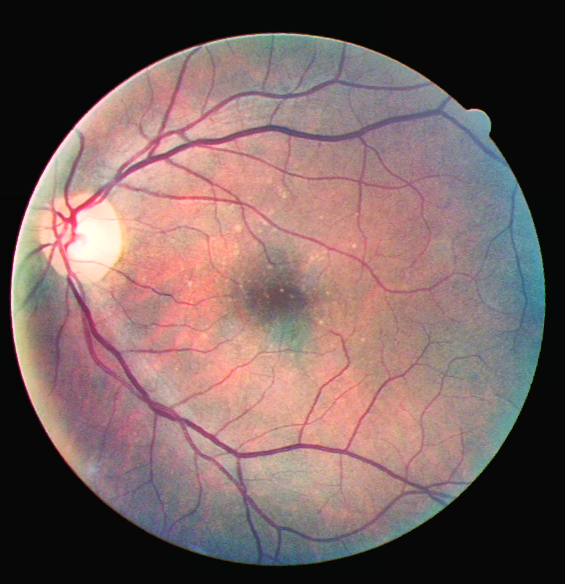
#> input picture augmentation image/21_0_0_training.tiff, 565 x 584 px
$ python -i create_masks.py   (imports and definitions only)
#> lines starting #> are read from the running program, lines starting #| are printed output that depends on the picture; after the words box and inside, x2 and y2 are one past the last pixel; in counts of white or black regions, pixels touching at a corner belong together
import cv2
import numpy as np
import matplotlib.pyplot as plt

def create_mask(image_path, save_path):
    """Creat mask for input image as same size
    """
#> called with save_path = 'out.png'
    image = plt.imread(image_path)
#> image is the input picture: shape (584, 565, 4); mean R, G, B, A 119.8, 97.2, 95.5, 255
    img_name = image_path.split("\\")[-1].split(".")[0]
    # if use plt to read image, didn't change COLOR BGR2RGB
    gray = cv2.cvtColor(image, cv2.COLOR_BGR2RGB)
    gray = cv2.cvtColor(gray, cv2.COLOR_RGB2GRAY)
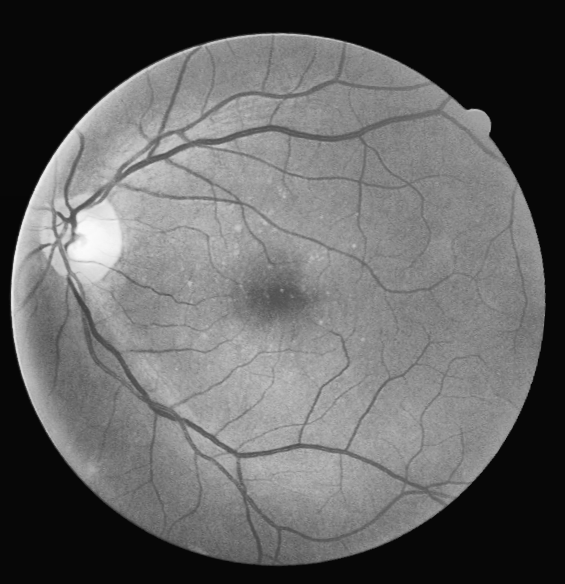
#> gray: shape (584, 565); min 6, max 251, mean 99.3
    blur = cv2.GaussianBlur(gray, (3,3), 0) # using GaussianBlur to denoise

    thresh = cv2.adaptiveThreshold(blur, 255, cv2.ADAPTIVE_THRESH_GAUSSIAN_C, cv2.THRESH_BINARY, 29, -2)
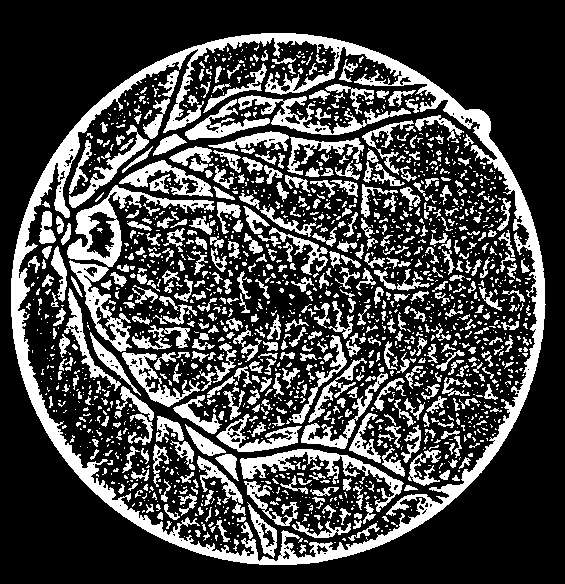
#> thresh: shape (584, 565); 27.1% white; 1796 white regions (1255 under 20 px)

    contours, _ = cv2.findContours(thresh, cv2.RETR_TREE, cv2.CHAIN_APPROX_SIMPLE)
#> contours = 2106 contours, 1698 with area under 20; largest, box (x1, y1, x2, y2) and area: (11, 33, 546, 565) 223088, (17, 37, 538, 562) 204082, (67, 185, 215, 267) 3000, (69, 260, 132, 352) 1768, (240, 449, 404, 512) 1752

    max_area = 0
    best_cnt = None
    for counter in contours:
        area = cv2.contourArea(counter)
        if area > 1000:
            if area > max_area:
                max_area = area
                best_cnt = counter
#> this loop made 2106 passes
#> (area, max_area) on pass 1: (223088.5, 223088.5)
#> area on passes 4, 9, 19, 33, 36, 39: 40, 63.5, 20, 30.5, 33, 45.5
#> after the loop, best_cnt = contour of 767 points, box (x1, y1, x2, y2) (11, 33, 546, 565), area 223088; max_area = 223088.5

    mask = np.zeros((gray.shape), np.uint8)
    mask = cv2.drawContours(mask, [best_cnt], 0, 255, -1)
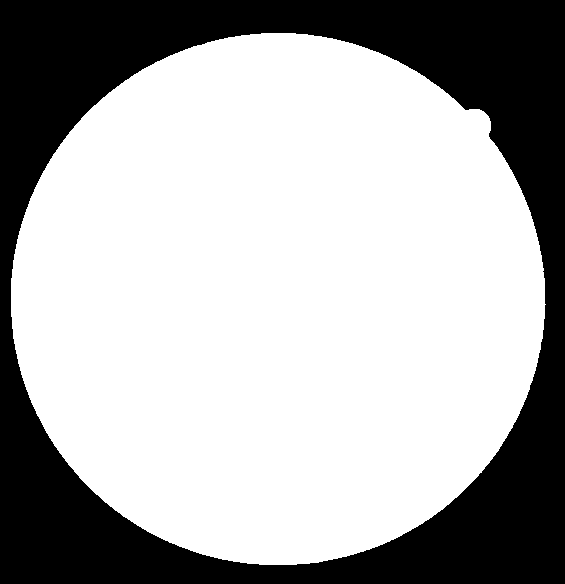
#> mask: shape (584, 565); 67.8% white; 1 black region, box (x1, y1, x2, y2) and area: (0, 0, 565, 584) 106108
    plt.imsave(save_path + str(img_name) + '_created_mask.tiff', mask, cmap='gray')

    return mask

>>> result = create_mask('../augmentation image/21_0_0_training.tiff', 'out.png')

$ run again, on augmentation image/24_0_0_training.tiff
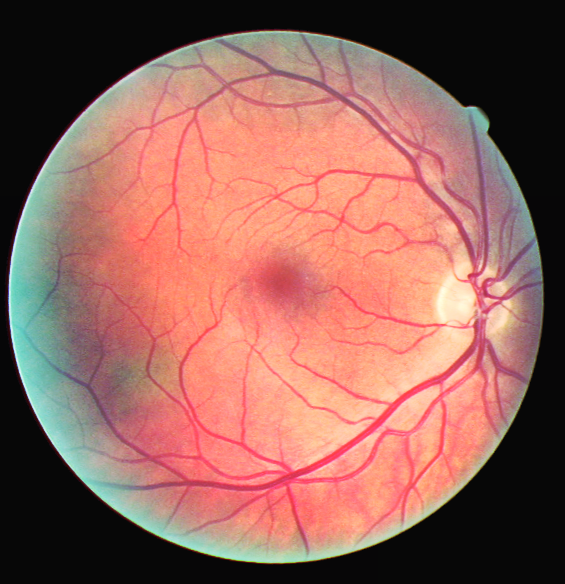
#> input picture augmentation image/24_0_0_training.tiff, 565 x 584 px
#> in create_mask, image is the input picture: shape (584, 565, 4); mean R, G, B, A 150.5, 100.4, 91.4, 255
#> in create_mask, `thresh = cv2.adaptiveThreshold(blur, 255, cv2.ADAPTIVE_THRESH_GAUSSIAN..`:
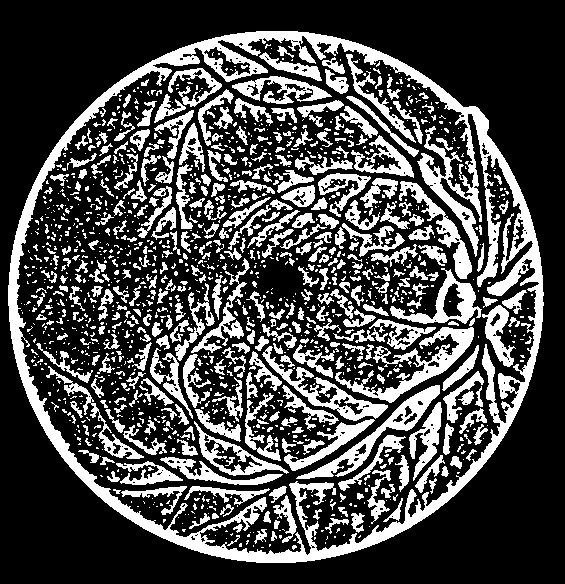
#> thresh: shape (584, 565); 28.5% white; 1420 white regions (1007 under 20 px)
#> contours = 1767 contours, 1418 with area under 20; largest, box (x1, y1, x2, y2) and area: (8, 31, 544, 563) 223491, (16, 35, 540, 556) 200763, (335, 327, 474, 403) 2250, (296, 385, 440, 479) 2087, (390, 268, 482, 324) 1726
#> the loop in create_mask, `for counter in contours:` made 1767 passes
#> (area, max_area) on pass 1: (223491, 223491)
#> after the loop in create_mask, `for counter in contours:`: best_cnt = contour of 766 points, box (x1, y1, x2, y2) (8, 31, 544, 563), area 223491; max_area = 223491
#> in create_mask, `mask = cv2.drawContours(mask, [best_cnt], 0, 255, -1)`:
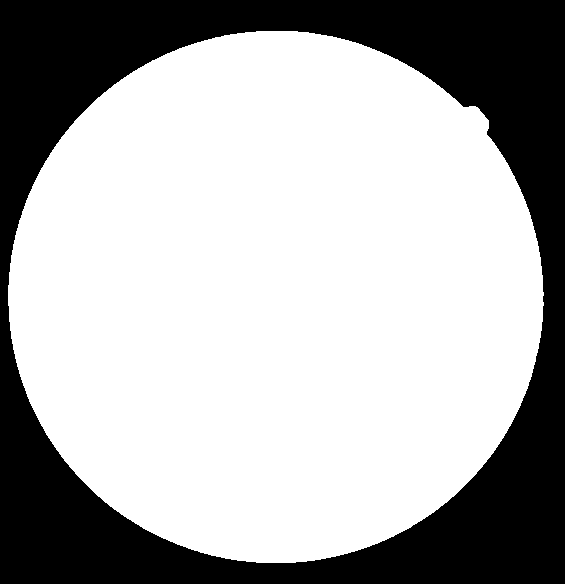
#> mask: shape (584, 565); 68% white; 1 black region, box (x1, y1, x2, y2) and area: (0, 0, 565, 584) 105707
